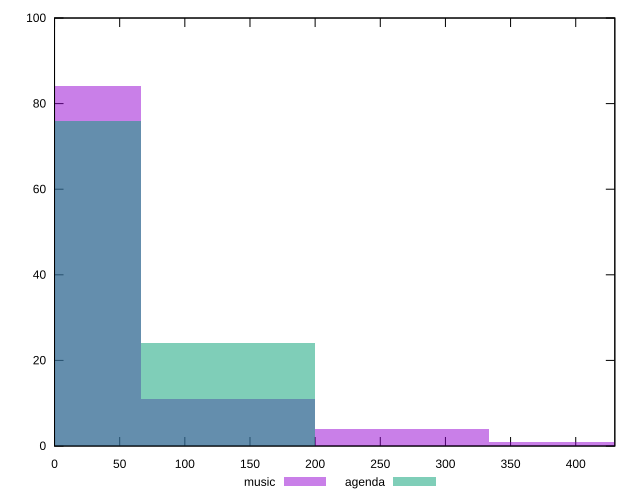

This chart was generated by the following gnuplot code:
reset

$music <<EOF
0 84
266.9068878096517 4
133.45344390482586 11
400.3603317144776 1
EOF

$agenda <<EOF
133.45344390482586 24
0 76
EOF

set key outside below
set boxwidth 133.45344390482586
set xrange [0:430]
set yrange [0:100]
set trange [0:100]
set style fill transparent solid 0.5 noborder
set terminal svg size 640, 500 enhanced background rgb 'white'
set output "reports/report_00028_2021-02-24T12-49-42.674Z/unminified-javascript/comparison/histogram/0_vs_1.svg"

plot $music title "music" with boxes, \
     $agenda title "agenda" with boxes

reset
